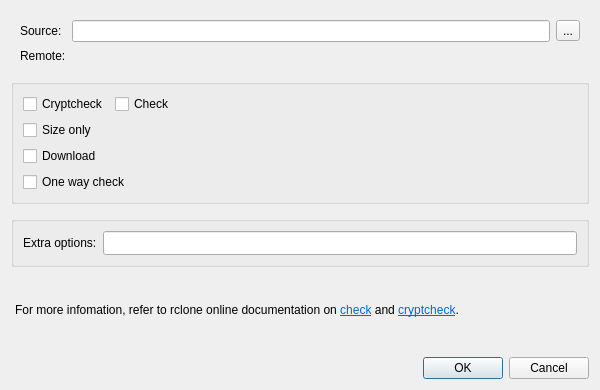
<?xml version="1.0" encoding="UTF-8"?>
<ui version="4.0">
 <class>CheckDialog</class>
 <widget class="QDialog" name="CheckDialog">
  <property name="geometry">
   <rect>
    <x>0</x>
    <y>0</y>
    <width>600</width>
    <height>390</height>
   </rect>
  </property>
  <property name="sizePolicy">
   <sizepolicy hsizetype="Expanding" vsizetype="Preferred">
    <horstretch>0</horstretch>
    <verstretch>0</verstretch>
   </sizepolicy>
  </property>
  <property name="minimumSize">
   <size>
    <width>600</width>
    <height>0</height>
   </size>
  </property>
  <layout class="QVBoxLayout" name="verticalLayout">
   <item alignment="Qt::AlignVCenter">
    <widget class="QWidget" name="pathGroup" native="true">
     <layout class="QGridLayout" name="gridLayout_2">
      <item row="2" column="1">
       <widget class="QLineEdit" name="remoteToCheck">
        <property name="sizePolicy">
         <sizepolicy hsizetype="Expanding" vsizetype="MinimumExpanding">
          <horstretch>0</horstretch>
          <verstretch>0</verstretch>
         </sizepolicy>
        </property>
        <property name="contextMenuPolicy">
         <enum>Qt::NoContextMenu</enum>
        </property>
        <property name="styleSheet">
         <string notr="true">* { background-color: rgba(0, 0, 0, 0); }</string>
        </property>
        <property name="frame">
         <bool>false</bool>
        </property>
        <property name="readOnly">
         <bool>true</bool>
        </property>
       </widget>
      </item>
      <item row="0" column="0">
       <widget class="QLabel" name="label_source">
        <property name="text">
         <string>Source:</string>
        </property>
        <property name="buddy">
         <cstring>sourceDir</cstring>
        </property>
       </widget>
      </item>
      <item row="0" column="1">
       <widget class="QLineEdit" name="sourceDir">
        <property name="sizePolicy">
         <sizepolicy hsizetype="Expanding" vsizetype="MinimumExpanding">
          <horstretch>0</horstretch>
          <verstretch>0</verstretch>
         </sizepolicy>
        </property>
       </widget>
      </item>
      <item row="2" column="0">
       <widget class="QLabel" name="label_remote">
        <property name="text">
         <string>Remote:</string>
        </property>
       </widget>
      </item>
      <item row="0" column="2">
       <widget class="QToolButton" name="sourceDirBrowse">
        <property name="toolTip">
         <string>&lt;html&gt;&lt;head/&gt;&lt;body&gt;&lt;p&gt;select source data directory&lt;/p&gt;&lt;/body&gt;&lt;/html&gt;</string>
        </property>
        <property name="text">
         <string>...</string>
        </property>
       </widget>
      </item>
     </layout>
    </widget>
   </item>
   <item alignment="Qt::AlignVCenter">
    <widget class="QGroupBox" name="groupBox">
     <property name="sizePolicy">
      <sizepolicy hsizetype="Expanding" vsizetype="Expanding">
       <horstretch>0</horstretch>
       <verstretch>0</verstretch>
      </sizepolicy>
     </property>
     <property name="title">
      <string/>
     </property>
     <layout class="QVBoxLayout" name="verticalLayout_2">
      <item>
       <layout class="QHBoxLayout" name="horizontalLayout">
        <item>
         <widget class="QCheckBox" name="cryptcheck">
          <property name="toolTip">
           <string>&lt;html&gt;&lt;head/&gt;&lt;body&gt;&lt;p&gt;rclone cryptcheck&lt;/p&gt;&lt;/body&gt;&lt;/html&gt;</string>
          </property>
          <property name="text">
           <string>Cryptcheck</string>
          </property>
          <property name="autoExclusive">
           <bool>true</bool>
          </property>
         </widget>
        </item>
        <item>
         <widget class="QCheckBox" name="check">
          <property name="toolTip">
           <string>&lt;html&gt;&lt;head/&gt;&lt;body&gt;&lt;p&gt;rclone check&lt;/p&gt;&lt;/body&gt;&lt;/html&gt;</string>
          </property>
          <property name="text">
           <string>Check</string>
          </property>
          <property name="autoExclusive">
           <bool>true</bool>
          </property>
         </widget>
        </item>
        <item>
         <spacer name="horizontalSpacer">
          <property name="orientation">
           <enum>Qt::Horizontal</enum>
          </property>
          <property name="sizeHint" stdset="0">
           <size>
            <width>40</width>
            <height>20</height>
           </size>
          </property>
         </spacer>
        </item>
       </layout>
      </item>
      <item>
       <widget class="QCheckBox" name="sizeOnly">
        <property name="toolTip">
         <string>&lt;html&gt;&lt;head/&gt;&lt;body&gt;&lt;p&gt;--size-only&lt;/p&gt;&lt;/body&gt;&lt;/html&gt;</string>
        </property>
        <property name="text">
         <string>Size only</string>
        </property>
        <property name="autoExclusive">
         <bool>false</bool>
        </property>
       </widget>
      </item>
      <item>
       <widget class="QCheckBox" name="download">
        <property name="toolTip">
         <string>&lt;html&gt;&lt;head/&gt;&lt;body&gt;&lt;p&gt;--download&lt;/p&gt;&lt;/body&gt;&lt;/html&gt;</string>
        </property>
        <property name="text">
         <string>Download</string>
        </property>
        <property name="autoExclusive">
         <bool>false</bool>
        </property>
       </widget>
      </item>
      <item>
       <widget class="QCheckBox" name="oneWay">
        <property name="toolTip">
         <string>&lt;html&gt;&lt;head/&gt;&lt;body&gt;&lt;p&gt;--one-way&lt;/p&gt;&lt;/body&gt;&lt;/html&gt;</string>
        </property>
        <property name="text">
         <string>One way check</string>
        </property>
       </widget>
      </item>
     </layout>
    </widget>
   </item>
   <item alignment="Qt::AlignVCenter">
    <widget class="QGroupBox" name="groupBox_2">
     <property name="title">
      <string/>
     </property>
     <layout class="QHBoxLayout" name="horizontalLayout_2">
      <item>
       <widget class="QLabel" name="label">
        <property name="text">
         <string>Extra options:</string>
        </property>
       </widget>
      </item>
      <item>
       <widget class="QLineEdit" name="textExtra">
        <property name="sizePolicy">
         <sizepolicy hsizetype="Expanding" vsizetype="MinimumExpanding">
          <horstretch>0</horstretch>
          <verstretch>0</verstretch>
         </sizepolicy>
        </property>
        <property name="minimumSize">
         <size>
          <width>0</width>
          <height>24</height>
         </size>
        </property>
        <property name="toolTip">
         <string>&lt;html&gt;&lt;head/&gt;&lt;body&gt;&lt;p&gt;extra options applied to rclone during transfer&lt;/p&gt;&lt;p&gt;e.g. --filter &amp;quot;- *.bak&amp;quot;&lt;/p&gt;&lt;/body&gt;&lt;/html&gt;</string>
        </property>
       </widget>
      </item>
     </layout>
    </widget>
   </item>
   <item>
    <widget class="QLabel" name="label_2">
     <property name="text">
      <string>&lt;html&gt;&lt;head/&gt;&lt;body&gt;&lt;p&gt;For more infomation, refer to rclone online documentation on &lt;a href=&quot;https://rclone.org/commands/rclone_check/&quot;&gt;&lt;span style=&quot; text-decoration: underline; color:#0068da;&quot;&gt;check&lt;/span&gt;&lt;/a&gt; and &lt;a href=&quot;https://rclone.org/commands/rclone_cryptcheck/&quot;&gt;&lt;span style=&quot; text-decoration: underline; color:#0068da;&quot;&gt;cryptcheck&lt;/span&gt;&lt;/a&gt;.&lt;/p&gt;&lt;/body&gt;&lt;/html&gt;</string>
     </property>
     <property name="textFormat">
      <enum>Qt::RichText</enum>
     </property>
     <property name="indent">
      <number>4</number>
     </property>
     <property name="openExternalLinks">
      <bool>true</bool>
     </property>
    </widget>
   </item>
   <item>
    <spacer name="verticalSpacer">
     <property name="orientation">
      <enum>Qt::Vertical</enum>
     </property>
     <property name="sizeType">
      <enum>QSizePolicy::Fixed</enum>
     </property>
     <property name="sizeHint" stdset="0">
      <size>
       <width>20</width>
       <height>10</height>
      </size>
     </property>
    </spacer>
   </item>
   <item>
    <widget class="QDialogButtonBox" name="buttonBox">
     <property name="standardButtons">
      <set>QDialogButtonBox::Cancel|QDialogButtonBox::Ok</set>
     </property>
    </widget>
   </item>
  </layout>
 </widget>
 <resources/>
 <connections/>
</ui>
